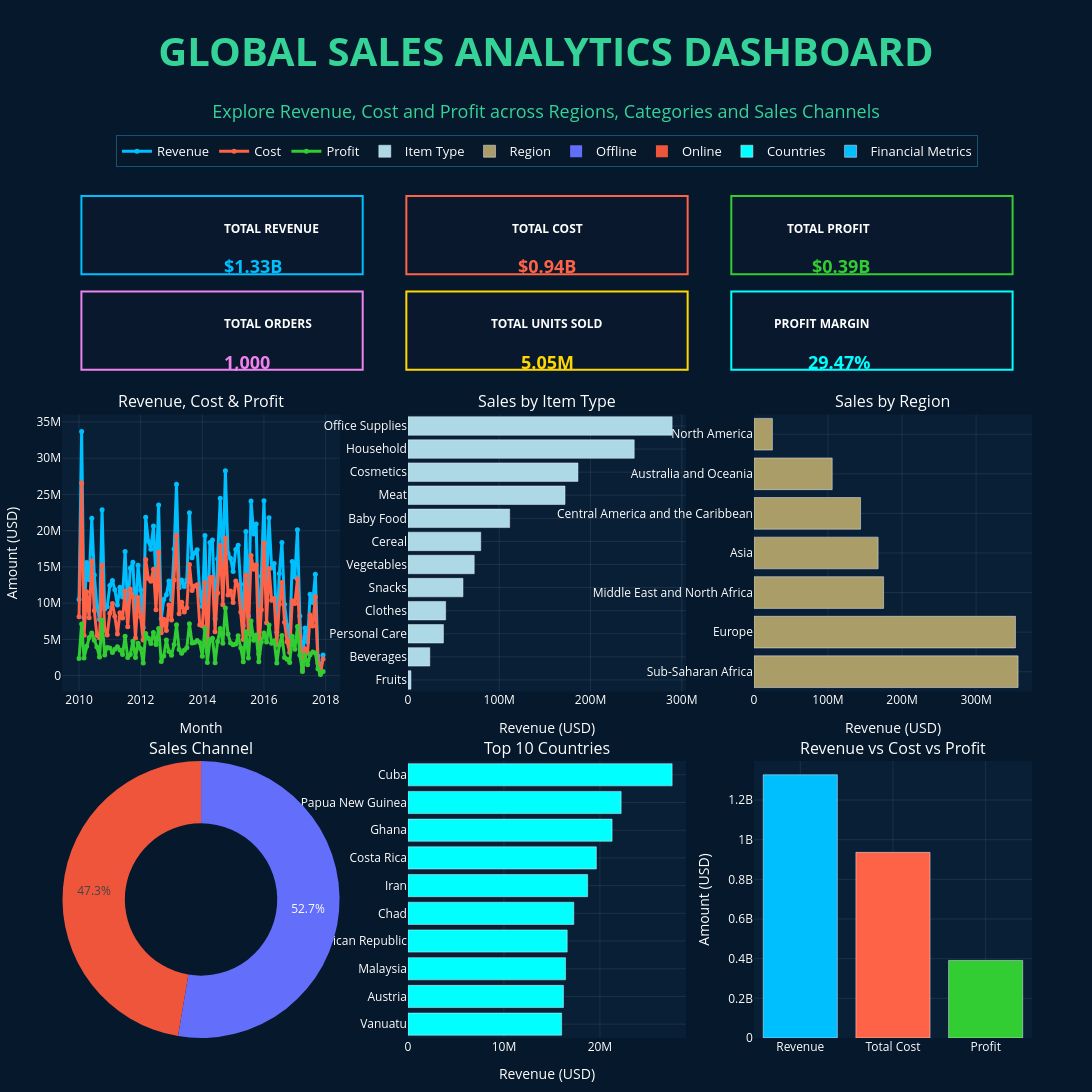

This figure's notebook cell:
### Code cell
# =========================================================
# IMPROVE CHARTS
# =========================================================

# Revenue trend
fig.update_xaxes(
    title_text="Month",
    row=2,
    col=1
)

fig.update_yaxes(
    title_text="Amount (USD)",
    row=2,
    col=1
)


# Item type
fig.update_xaxes(
    title_text="Revenue (USD)",
    row=2,
    col=2
)


# Region
fig.update_xaxes(
    title_text="Revenue (USD)",
    row=2,
    col=3
)


# Countries
fig.update_xaxes(
    title_text="Revenue (USD)",
    row=3,
    col=2
)


# Financial metrics
fig.update_yaxes(
    title_text="Amount (USD)",
    row=3,
    col=3
)

### Figure 1 — Plotly figure (JSON) as saved in the notebook; plotly's stock layout.template omitted (floating-point values rounded to 4 significant figures)
{"data": [{"hovertemplate": "<b>Month:</b> %{x}<br><b>Revenue:</b> $%{y:,.0f}<extra></extra>", "line": {"color": "deepskyblue", "width": 3}, "marker": {"size": 5}, "mode": "lines+markers", "name": "Revenue", "type": "scatter", "x": ["2010-01", "2010-02", "2010-03", "2010-04", "2010-05", "2010-06", "2010-07", "2010-08", "2010-09", "2010-10", "2010-11", "2010-12", "2011-01", "2011-02", "2011-03", "2011-04", "2011-05", "2011-06", "2011-07", "2011-08", "2011-09", "2011-10", "2011-11", "2011-12", "2012-01", "2012-02", "2012-03", "2012-04", "2012-05", "2012-06", "2012-07", "2012-08", "2012-09", "2012-10", "2012-11", "2012-12", "2013-01", "2013-02", "2013-03", "2013-04", "2013-05", "2013-06", "2013-07", "2013-08", "2013-09", "2013-10", "2013-11", "2013-12", "2014-01", "2014-02", "2014-03", "2014-04", "2014-05", "2014-06", "2014-07", "2014-08", "2014-09", "2014-10", "2014-11", "2014-12", "2015-01", "2015-02", "2015-03", "2015-04", "2015-05", "2015-06", "2015-07", "2015-08", "2015-09", "2015-10", "2015-11", "2015-12", "2016-01", "2016-02", "2016-03", "2016-04", "2016-05", "2016-06", "2016-07", "2016-08", "2016-09", "2016-10", "2016-11", "2016-12", "2017-01", "2017-02", "2017-03", "2017-04", "2017-05", "2017-06", "2017-07", "2017-08", "2017-09", "2017-10", "2017-11", "2017-12"], "xaxis": "x4", "y": [10500000.0, 33690000.0, 8000000.0, 15610000.0, 13230000.0, 21710000.0, 13880000.0, 9510000.0, 7751000.0, 22880000.0, 9175000.0, 9516000.0, 12430000.0, 13130000.0, 11840000.0, 9729000.0, 12190000.0, 10850000.0, 17120000.0, 9235000.0, 14850000.0, 15640000.0, 7696000.0, 15220000.0, 11810000.0, 6655000.0, 21840000.0, 18540000.0, 17440000.0, 20640000.0, 13390000.0, 23540000.0, 7841000.0, 10490000.0, 11150000.0, 13060000.0, 10470000.0, 17480000.0, 26410000.0, 12130000.0, 13190000.0, 12290000.0, 13220000.0, 22470000.0, 16250000.0, 16930000.0, 17380000.0, 11580000.0, 9524000.0, 19340000.0, 5173000.0, 18360000.0, 18700000.0, 7848000.0, 16110000.0, 24470000.0, 14220000.0, 28270000.0, 16890000.0, 16180000.0, 14360000.0, 17400000.0, 17980000.0, 12600000.0, 6892000.0, 19880000.0, 8213000.0, 24110000.0, 19540000.0, 20910000.0, 4890000.0, 13720000.0, 24130000.0, 11910000.0, 21760000.0, 14860000.0, 15470000.0, 5997000.0, 14080000.0, 18380000.0, 9837000.0, 6926000.0, 5018000.0, 15740000.0, 13600000.0, 20140000.0, 8238000.0, 1482000.0, 6563000.0, 4635000.0, 11230000.0, 10100000.0, 14000000.0, 2713000.0, 498800.0, 2863000.0], "yaxis": "y4"}, {"hovertemplate": "<b>Month:</b> %{x}<br><b>Cost:</b> $%{y:,.0f}<extra></extra>", "line": {"color": "tomato", "width": 3}, "marker": {"size": 5}, "mode": "lines+markers", "name": "Cost", "type": "scatter", "x": ["2010-01", "2010-02", "2010-03", "2010-04", "2010-05", "2010-06", "2010-07", "2010-08", "2010-09", "2010-10", "2010-11", "2010-12", "2011-01", "2011-02", "2011-03", "2011-04", "2011-05", "2011-06", "2011-07", "2011-08", "2011-09", "2011-10", "2011-11", "2011-12", "2012-01", "2012-02", "2012-03", "2012-04", "2012-05", "2012-06", "2012-07", "2012-08", "2012-09", "2012-10", "2012-11", "2012-12", "2013-01", "2013-02", "2013-03", "2013-04", "2013-05", "2013-06", "2013-07", "2013-08", "2013-09", "2013-10", "2013-11", "2013-12", "2014-01", "2014-02", "2014-03", "2014-04", "2014-05", "2014-06", "2014-07", "2014-08", "2014-09", "2014-10", "2014-11", "2014-12", "2015-01", "2015-02", "2015-03", "2015-04", "2015-05", "2015-06", "2015-07", "2015-08", "2015-09", "2015-10", "2015-11", "2015-12", "2016-01", "2016-02", "2016-03", "2016-04", "2016-05", "2016-06", "2016-07", "2016-08", "2016-09", "2016-10", "2016-11", "2016-12", "2017-01", "2017-02", "2017-03", "2017-04", "2017-05", "2017-06", "2017-07", "2017-08", "2017-09", "2017-10", "2017-11", "2017-12"], "xaxis": "x4", "y": [8124000.0, 26580000.0, 5564000.0, 11560000.0, 7973000.0, 15820000.0, 8985000.0, 5543000.0, 5189000.0, 15240000.0, 6337000.0, 5619000.0, 8611000.0, 9943000.0, 8197000.0, 5737000.0, 8670000.0, 7941000.0, 11680000.0, 6727000.0, 11940000.0, 10890000.0, 5189000.0, 10770000.0, 8113000.0, 4922000.0, 16030000.0, 13400000.0, 13010000.0, 14680000.0, 9091000.0, 17020000.0, 5902000.0, 7770000.0, 6227000.0, 9729000.0, 7669000.0, 13180000.0, 19380000.0, 8537000.0, 10120000.0, 8770000.0, 9382000.0, 15320000.0, 11750000.0, 12370000.0, 12530000.0, 7022000.0, 6867000.0, 12830000.0, 3359000.0, 13490000.0, 13560000.0, 6055000.0, 11410000.0, 17950000.0, 9765000.0, 18940000.0, 11130000.0, 11660000.0, 10080000.0, 13050000.0, 12460000.0, 8763000.0, 4984000.0, 13840000.0, 5768000.0, 16570000.0, 14670000.0, 15300000.0, 2986000.0, 9079000.0, 18250000.0, 7287000.0, 14770000.0, 10390000.0, 10650000.0, 4246000.0, 9845000.0, 12850000.0, 7352000.0, 4680000.0, 3207000.0, 10320000.0, 9952000.0, 13350000.0, 5403000.0, 921800.0, 3714000.0, 3137000.0, 8349000.0, 6846000.0, 10870000.0, 1752000.0, 345900.0, 2308000.0], "yaxis": "y4"}, {"hovertemplate": "<b>Month:</b> %{x}<br><b>Profit:</b> $%{y:,.0f}<extra></extra>", "line": {"color": "limegreen", "width": 3}, "marker": {"size": 5}, "mode": "lines+markers", "name": "Profit", "type": "scatter", "x": ["2010-01", "2010-02", "2010-03", "2010-04", "2010-05", "2010-06", "2010-07", "2010-08", "2010-09", "2010-10", "2010-11", "2010-12", "2011-01", "2011-02", "2011-03", "2011-04", "2011-05", "2011-06", "2011-07", "2011-08", "2011-09", "2011-10", "2011-11", "2011-12", "2012-01", "2012-02", "2012-03", "2012-04", "2012-05", "2012-06", "2012-07", "2012-08", "2012-09", "2012-10", "2012-11", "2012-12", "2013-01", "2013-02", "2013-03", "2013-04", "2013-05", "2013-06", "2013-07", "2013-08", "2013-09", "2013-10", "2013-11", "2013-12", "2014-01", "2014-02", "2014-03", "2014-04", "2014-05", "2014-06", "2014-07", "2014-08", "2014-09", "2014-10", "2014-11", "2014-12", "2015-01", "2015-02", "2015-03", "2015-04", "2015-05", "2015-06", "2015-07", "2015-08", "2015-09", "2015-10", "2015-11", "2015-12", "2016-01", "2016-02", "2016-03", "2016-04", "2016-05", "2016-06", "2016-07", "2016-08", "2016-09", "2016-10", "2016-11", "2016-12", "2017-01", "2017-02", "2017-03", "2017-04", "2017-05", "2017-06", "2017-07", "2017-08", "2017-09", "2017-10", "2017-11", "2017-12"], "xaxis": "x4", "y": [2378000.0, 7113000.0, 2437000.0, 4056000.0, 5256000.0, 5892000.0, 4895000.0, 3966000.0, 2561000.0, 7641000.0, 2838000.0, 3897000.0, 3819000.0, 3186000.0, 3643000.0, 3992000.0, 3519000.0, 2904000.0, 5446000.0, 2508000.0, 2906000.0, 4754000.0, 2506000.0, 4451000.0, 3701000.0, 1733000.0, 5808000.0, 5144000.0, 4429000.0, 5960000.0, 4296000.0, 6516000.0, 1939000.0, 2721000.0, 4920000.0, 3333000.0, 2801000.0, 4300000.0, 7027000.0, 3594000.0, 3076000.0, 3517000.0, 3843000.0, 7150000.0, 4502000.0, 4559000.0, 4852000.0, 4554000.0, 2657000.0, 6508000.0, 1813000.0, 4871000.0, 5140000.0, 1793000.0, 4702000.0, 6519000.0, 4450000.0, 9329000.0, 5755000.0, 4517000.0, 4271000.0, 4347000.0, 5517000.0, 3835000.0, 1908000.0, 6037000.0, 2445000.0, 7538000.0, 4872000.0, 5607000.0, 1904000.0, 4643000.0, 5878000.0, 4623000.0, 6997000.0, 4468000.0, 4822000.0, 1751000.0, 4239000.0, 5531000.0, 2485000.0, 2247000.0, 1811000.0, 5421000.0, 3649000.0, 6790000.0, 2835000.0, 560100.0, 2849000.0, 1498000.0, 2885000.0, 3252000.0, 3125000.0, 961100.0, 152900.0, 555000.0], "yaxis": "y4"}, {"hovertemplate": "<b>%{y}</b><br>Revenue: $%{x:,.0f}<extra></extra>", "marker": {"color": "#ADD8E6"}, "name": "Item Type", "orientation": "h", "type": "bar", "x": [3313000.0, 23960000.0, 38880000.0, 41310000.0, 60290000.0, 72600000.0, 79760000.0, 111500000.0, 172100000.0, 186300000.0, 247900000.0, 289500000.0], "xaxis": "x5", "y": ["Fruits", "Beverages", "Personal Care", "Clothes", "Snacks", "Vegetables", "Cereal", "Baby Food", "Meat", "Cosmetics", "Household", "Office Supplies"], "yaxis": "y5"}, {"hovertemplate": "<b>%{y}</b><br>Revenue: $%{x:,.0f}<extra></extra>", "marker": {"color": "#AA9D68"}, "name": "Region", "orientation": "h", "type": "bar", "x": [356700000.0, 353200000.0, 175100000.0, 167700000.0, 144000000.0, 105700000.0, 24960000.0], "xaxis": "x6", "y": ["Sub-Saharan Africa", "Europe", "Middle East and North Africa", "Asia", "Central America and the Caribbean", "Australia and Oceania", "North America"], "yaxis": "y6"}, {"domain": {"x": [0, 0.2867], "y": [0, 0.3192]}, "hole": 0.55, "hovertemplate": "<b>%{label}</b><br>Revenue: $%{value:,.0f}<br>Share: %{percent}<extra></extra>", "labels": ["Offline", "Online"], "name": "Sales Channel", "textinfo": "percent", "type": "pie", "values": [698900000.0, 628400000.0]}, {"hovertemplate": "<b>%{y}</b><br>Revenue: $%{x:,.0f}<extra></extra>", "marker": {"color": "#00FFFF"}, "name": "Countries", "orientation": "h", "type": "bar", "x": [16010000.0, 16200000.0, 16420000.0, 16590000.0, 17280000.0, 18720000.0, 19630000.0, 21270000.0, 22210000.0, 27520000.0], "xaxis": "x7", "y": ["Vanuatu", "Austria", "Malaysia", "Central African Republic", "Chad", "Iran", "Costa Rica", "Ghana", "Papua New Guinea", "Cuba"], "yaxis": "y7"}, {"hovertemplate": "<b>%{x}</b><br>$%{y:,.0f}<extra></extra>", "marker": {"color": ["deepskyblue", "tomato", "limegreen"]}, "name": "Financial Metrics", "type": "bar", "x": ["Revenue", "Total Cost", "Profit"], "xaxis": "x8", "y": [1327000000.0, 936100000.0, 391200000.0], "yaxis": "y8"}], "layout": {"annotations": [{"font": {"size": 16}, "showarrow": false, "text": "Revenue, Cost & Profit", "x": 0.1433, "xanchor": "center", "xref": "paper", "y": 0.7184, "yanchor": "bottom", "yref": "paper"}, {"font": {"size": 16}, "showarrow": false, "text": "Sales by Item Type", "x": 0.5, "xanchor": "center", "xref": "paper", "y": 0.7184, "yanchor": "bottom", "yref": "paper"}, {"font": {"size": 16}, "showarrow": false, "text": "Sales by Region", "x": 0.8567, "xanchor": "center", "xref": "paper", "y": 0.7184, "yanchor": "bottom", "yref": "paper"}, {"font": {"size": 16}, "showarrow": false, "text": "Sales Channel", "x": 0.1433, "xanchor": "center", "xref": "paper", "y": 0.3192, "yanchor": "bottom", "yref": "paper"}, {"font": {"size": 16}, "showarrow": false, "text": "Top 10 Countries", "x": 0.5, "xanchor": "center", "xref": "paper", "y": 0.3192, "yanchor": "bottom", "yref": "paper"}, {"font": {"size": 16}, "showarrow": false, "text": "Revenue vs Cost vs Profit", "x": 0.8567, "xanchor": "center", "xref": "paper", "y": 0.3192, "yanchor": "bottom", "yref": "paper"}, {"font": {"color": "white", "size": 12}, "showarrow": false, "text": "<b>TOTAL REVENUE</b>", "x": 0.165, "xref": "paper", "y": 0.945, "yref": "paper"}, {"font": {"color": "deepskyblue", "size": 18}, "showarrow": false, "text": "<b>$1.33B</b>", "x": 0.165, "xref": "paper", "y": 0.905, "yref": "paper"}, {"font": {"color": "white", "size": 12}, "showarrow": false, "text": "<b>TOTAL COST</b>", "x": 0.5, "xref": "paper", "y": 0.945, "yref": "paper"}, {"font": {"color": "tomato", "size": 18}, "showarrow": false, "text": "<b>$0.94B</b>", "x": 0.5, "xref": "paper", "y": 0.905, "yref": "paper"}, {"font": {"color": "white", "size": 12}, "showarrow": false, "text": "<b>TOTAL PROFIT</b>", "x": 0.835, "xref": "paper", "y": 0.945, "yref": "paper"}, {"font": {"color": "limegreen", "size": 18}, "showarrow": false, "text": "<b>$0.39B</b>", "x": 0.835, "xref": "paper", "y": 0.905, "yref": "paper"}, {"font": {"color": "white", "size": 12}, "showarrow": false, "text": "<b>TOTAL ORDERS</b>", "x": 0.165, "xref": "paper", "y": 0.835, "yref": "paper"}, {"font": {"color": "violet", "size": 18}, "showarrow": false, "text": "<b>1,000</b>", "x": 0.165, "xref": "paper", "y": 0.795, "yref": "paper"}, {"font": {"color": "white", "size": 12}, "showarrow": false, "text": "<b>TOTAL UNITS SOLD</b>", "x": 0.5, "xref": "paper", "y": 0.835, "yref": "paper"}, {"font": {"color": "gold", "size": 18}, "showarrow": false, "text": "<b>5.05M</b>", "x": 0.5, "xref": "paper", "y": 0.795, "yref": "paper"}, {"font": {"color": "white", "size": 12}, "showarrow": false, "text": "<b>PROFIT MARGIN</b>", "x": 0.835, "xref": "paper", "y": 0.835, "yref": "paper"}, {"font": {"color": "cyan", "size": 18}, "showarrow": false, "text": "<b>29.47%</b>", "x": 0.835, "xref": "paper", "y": 0.795, "yref": "paper"}], "font": {"color": "white"}, "height": 1100, "hovermode": "closest", "legend": {"bgcolor": "rgba(6,24,43,0.85)", "bordercolor": "rgba(56,189,248,0.35)", "borderwidth": 1, "font": {"color": "white", "size": 13}, "orientation": "h", "tracegroupgap": 12, "x": 0.5, "xanchor": "center", "y": 1.04, "yanchor": "top"}, "margin": {"b": 20, "l": 60, "r": 60, "t": 170}, "paper_bgcolor": "#06182B", "plot_bgcolor": "#081F36", "shapes": [{"fillcolor": "rgba(10,25,45,0.95)", "layer": "above", "line": {"color": "deepskyblue", "width": 2}, "type": "rect", "x0": 0.02, "x1": 0.31, "xref": "paper", "y0": 0.88, "y1": 0.97, "yref": "paper"}, {"fillcolor": "rgba(10,25,45,0.95)", "layer": "above", "line": {"color": "tomato", "width": 2}, "type": "rect", "x0": 0.355, "x1": 0.645, "xref": "paper", "y0": 0.88, "y1": 0.97, "yref": "paper"}, {"fillcolor": "rgba(10,25,45,0.95)", "layer": "above", "line": {"color": "limegreen", "width": 2}, "type": "rect", "x0": 0.69, "x1": 0.98, "xref": "paper", "y0": 0.88, "y1": 0.97, "yref": "paper"}, {"fillcolor": "rgba(10,25,45,0.95)", "layer": "above", "line": {"color": "violet", "width": 2}, "type": "rect", "x0": 0.02, "x1": 0.31, "xref": "paper", "y0": 0.77, "y1": 0.86, "yref": "paper"}, {"fillcolor": "rgba(10,25,45,0.95)", "layer": "above", "line": {"color": "gold", "width": 2}, "type": "rect", "x0": 0.355, "x1": 0.645, "xref": "paper", "y0": 0.77, "y1": 0.86, "yref": "paper"}, {"fillcolor": "rgba(10,25,45,0.95)", "layer": "above", "line": {"color": "cyan", "width": 2}, "type": "rect", "x0": 0.69, "x1": 0.98, "xref": "paper", "y0": 0.77, "y1": 0.86, "yref": "paper"}], "title": {"font": {"color": "#36D399", "size": 40}, "text": "<b>GLOBAL SALES ANALYTICS DASHBOARD</b><br><span style='font-size:18px'>Explore Revenue, Cost and Profit across Regions, Categories and Sales Channels</span>", "x": 0.5, "xanchor": "center", "y": 0.94, "yanchor": "top"}, "width": 1400, "xaxis": {"anchor": "y", "domain": [0, 0.2867], "gridcolor": "rgba(255,255,255,0.08)", "showgrid": true, "tickfont": {"color": "white"}, "zeroline": false}, "xaxis2": {"anchor": "y2", "domain": [0.3567, 0.6433], "gridcolor": "rgba(255,255,255,0.08)", "showgrid": true, "tickfont": {"color": "white"}, "zeroline": false}, "xaxis3": {"anchor": "y3", "domain": [0.7133, 1], "gridcolor": "rgba(255,255,255,0.08)", "showgrid": true, "tickfont": {"color": "white"}, "zeroline": false}, "xaxis4": {"anchor": "y4", "domain": [0, 0.2867], "gridcolor": "rgba(255,255,255,0.08)", "showgrid": true, "tickfont": {"color": "white"}, "title": {"text": "Month"}, "zeroline": false}, "xaxis5": {"anchor": "y5", "domain": [0.3567, 0.6433], "gridcolor": "rgba(255,255,255,0.08)", "showgrid": true, "tickfont": {"color": "white"}, "title": {"text": "Revenue (USD)"}, "zeroline": false}, "xaxis6": {"anchor": "y6", "domain": [0.7133, 1], "gridcolor": "rgba(255,255,255,0.08)", "showgrid": true, "tickfont": {"color": "white"}, "title": {"text": "Revenue (USD)"}, "zeroline": false}, "xaxis7": {"anchor": "y7", "domain": [0.3567, 0.6433], "gridcolor": "rgba(255,255,255,0.08)", "showgrid": true, "tickfont": {"color": "white"}, "title": {"text": "Revenue (USD)"}, "zeroline": false}, "xaxis8": {"anchor": "y8", "domain": [0.7133, 1], "gridcolor": "rgba(255,255,255,0.08)", "showgrid": true, "tickfont": {"color": "white"}, "zeroline": false}, "yaxis": {"anchor": "x", "domain": [0.7984, 1], "gridcolor": "rgba(255,255,255,0.08)", "showgrid": true, "tickfont": {"color": "white"}, "zeroline": false}, "yaxis2": {"anchor": "x2", "domain": [0.7984, 1], "gridcolor": "rgba(255,255,255,0.08)", "showgrid": true, "tickfont": {"color": "white"}, "zeroline": false}, "yaxis3": {"anchor": "x3", "domain": [0.7984, 1], "gridcolor": "rgba(255,255,255,0.08)", "showgrid": true, "tickfont": {"color": "white"}, "zeroline": false}, "yaxis4": {"anchor": "x4", "domain": [0.3992, 0.7184], "gridcolor": "rgba(255,255,255,0.08)", "showgrid": true, "tickfont": {"color": "white"}, "title": {"text": "Amount (USD)"}, "zeroline": false}, "yaxis5": {"anchor": "x5", "domain": [0.3992, 0.7184], "gridcolor": "rgba(255,255,255,0.08)", "showgrid": true, "tickfont": {"color": "white"}, "zeroline": false}, "yaxis6": {"anchor": "x6", "domain": [0.3992, 0.7184], "gridcolor": "rgba(255,255,255,0.08)", "showgrid": true, "tickfont": {"color": "white"}, "zeroline": false}, "yaxis7": {"anchor": "x7", "domain": [0, 0.3192], "gridcolor": "rgba(255,255,255,0.08)", "showgrid": true, "tickfont": {"color": "white"}, "zeroline": false}, "yaxis8": {"anchor": "x8", "domain": [0, 0.3192], "gridcolor": "rgba(255,255,255,0.08)", "showgrid": true, "tickfont": {"color": "white"}, "title": {"text": "Amount (USD)"}, "zeroline": false}}}
